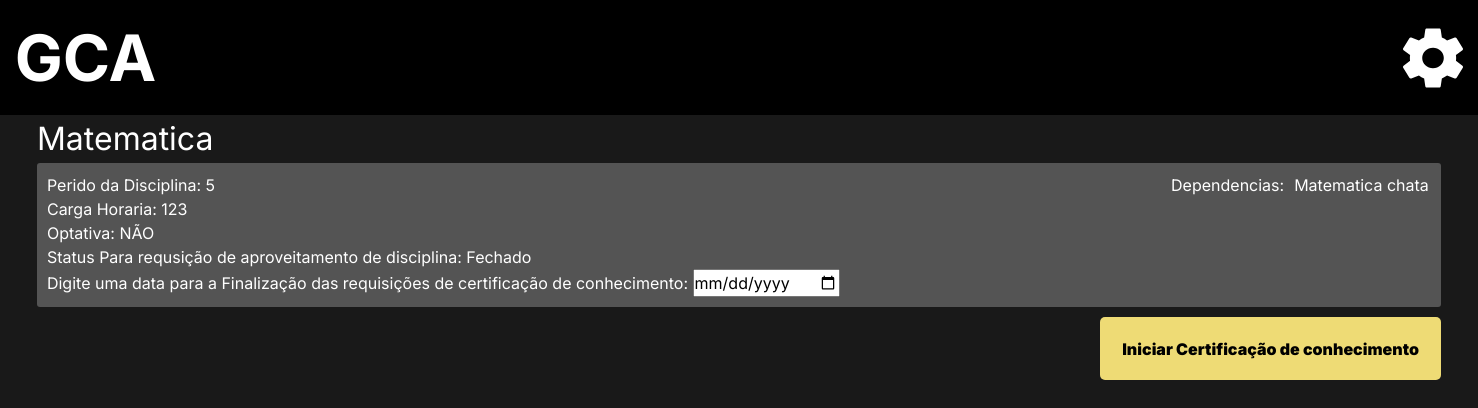
The app's page /Coordenador/Iniciar_periodo_de_requisicao/1, older data.
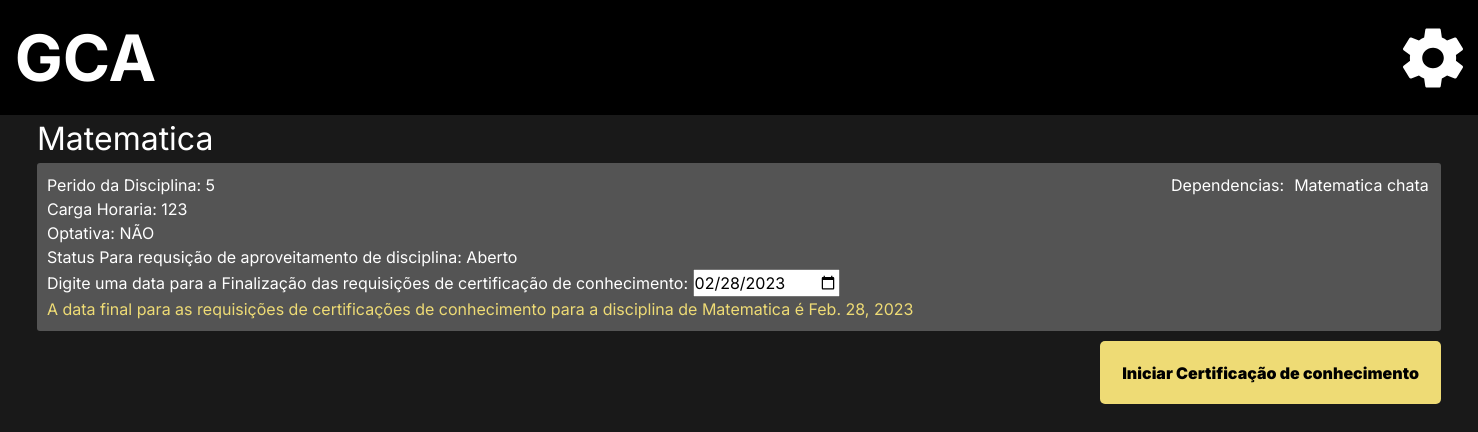
The same page, newer data.
### administrador/models.py (models this page shows)
class Disciplina (models.Model):
    OPTATIVA = (
        ("S", "Sim"),
        ("N", "Não"),
    )
    nome = models.CharField(("Nome da Disciplina"), max_length=150, null=False)
    perido = models.IntegerField(("Periodo da disciplina"))
    carga_horaria = models.IntegerField(("Carga Horaria"))
    optativa = models.CharField(("Opitativa"), choices=OPTATIVA, blank=False, null=False,max_length=20)
    dependencia = models.ManyToManyField("self", verbose_name=("Dependencias"), blank=True, default='Sem Dependencia')
    aberto = models.BooleanField(("Aberto"), default='False')
    data_final = models.DateField(("Data Final"), blank=True, null=True,auto_now=False, auto_now_add=False)
    verbose_name = 'Disciplina'
    verbose_name_plural = 'Disciplinas'
    def __str__(self):
        return self.nome +' '+ str(self.perido)

### coordenador/views.py (the view, shortened to what this page needs)
# urls.py: path('Iniciar_periodo_de_requisicao/<int:disciplina_id>', iniciar_periodo_disciplina, name='iniciar_periodo'),
def iniciar_periodo_disciplina(request, disciplina_id):
    dados_disciplina = Disciplina.objects.get(id=disciplina_id)
    print(dados_disciplina)
    dependencias_disciplina = dados_disciplina.dependencia
    print(dependencias_disciplina)
    form = Form_disciplina_iniciar_perido_de_certificacao(request.POST or None, request.FILES or None, instance = dados_disciplina)
    return render(request, 'iniciar_periodo_disciplina.html', {'disciplina':dados_disciplina,
                                                               'dependencias':dependencias_disciplina,
                                                               'form':form})

### coordenador/templates/iniciar_periodo_disciplina.html (shortened to what this page needs)
{% extends 'base.html' %}
{% load static %}
{% block import_title_css %}
<link rel="stylesheet" href="{% static 'css/iniciar_certificacao.css' %}">
{% endblock %}
{% block main %}
<p class="white title">{{disciplina.nome}}</p>
<form action=""  method="POST">
    <div class="form_disciplina">
        <div class="dados">
            <p class="white"> Perido da Disciplina: {{form.perido.value}} </p>
            <p class="white"> Carga Horaria: {{form.carga_horaria.value}}</p>
            {% if form.optativa.value == 'S' %}
                <p class="white"> Optativa: SIM</p>
            {% elif form.optativa.value == 'N' %}
                <p class="white"> Optativa: NÃO</p>
            {% endif %}
            {%  if form.aberto.value == False %}
                <p class="white">Status Para requsição de aproveitamento de disciplina: Fechado</p>
            {% elif form.aberto.value == True %}
                <p class="white">Status Para requsição de aproveitamento de disciplina: Aberto</p>
            {% endif %}
            {% if form.data_final.value != None %}
                <p class="white" style="pointer-events: none; touch-action: none; ">Digite uma data para a Finalização das requisições de certificação de conhecimento: {{form.data_final}}</p>
                <p class="white_" >A data final para as requisições de certificações de conhecimento para a disciplina de {{disciplina.nome}} é {{disciplina.data_final}}</p>
            {% else %}
                <p class="white">Digite uma data para a Finalização das requisições de certificação de conhecimento: {{form.data_final}}</p>
            {% endif %}
        </div>
        <div class="dependencias">
            <p class="white title_dependencias">Dependencias:</p>
            <div class="lista_das_dependencias">
                {% for disciplinas in dependencias.all %}
                    <p class="white">{{disciplinas.nome}}</p>
                {% endfor %}
            </div>
        </div>
    </div>
    <button class="star_chain">
        <input type="submit" value='Iniciar Certificação de conhecimento'>
    </button>
</form>
{% endblock %}

Row changes from the older to the newer data that the page shows:
changed Disciplina "Matematica": data_final (not shown) → "02/28/2023"; nome (not shown) → "Matematica"; data_final (not shown) → "Feb. 28, 2023"
Text that changed along with them:
text no longer shown: "Status Para requsição de aproveitamento de disciplina: Fechado"
text now shown: "Status Para requsição de aproveitamento de disciplina: Aberto A data final para as requisições de certificações de conhecimento para a disciplina de é"
